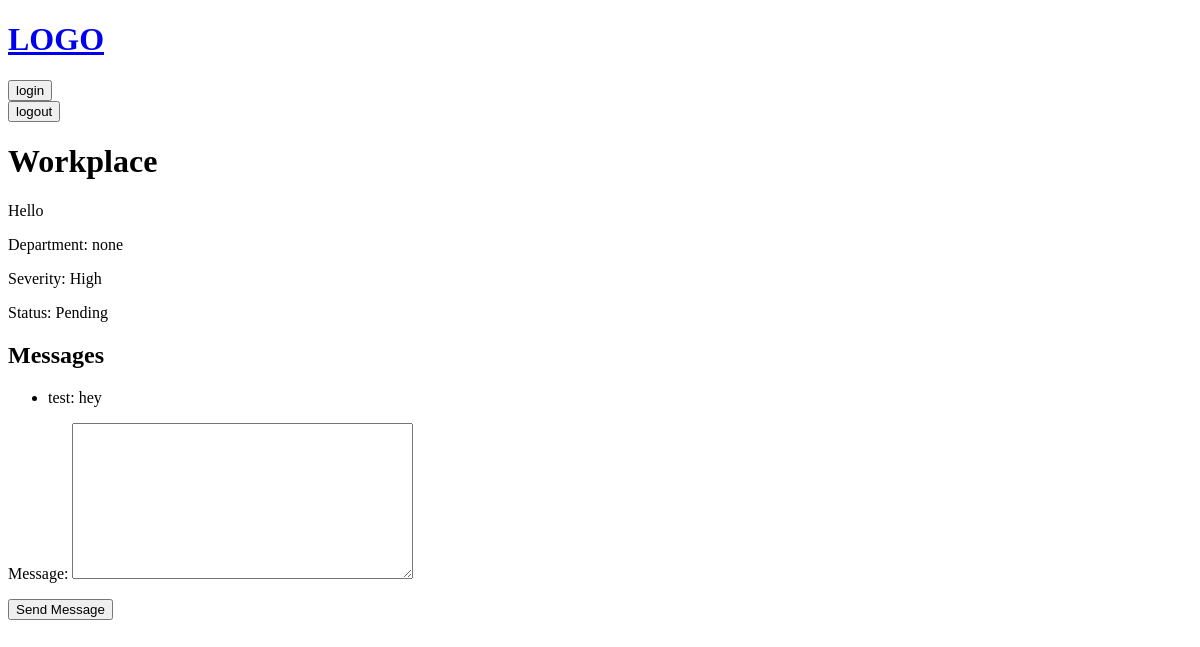
The page /3/ (signed in) on the database as committed earlier.
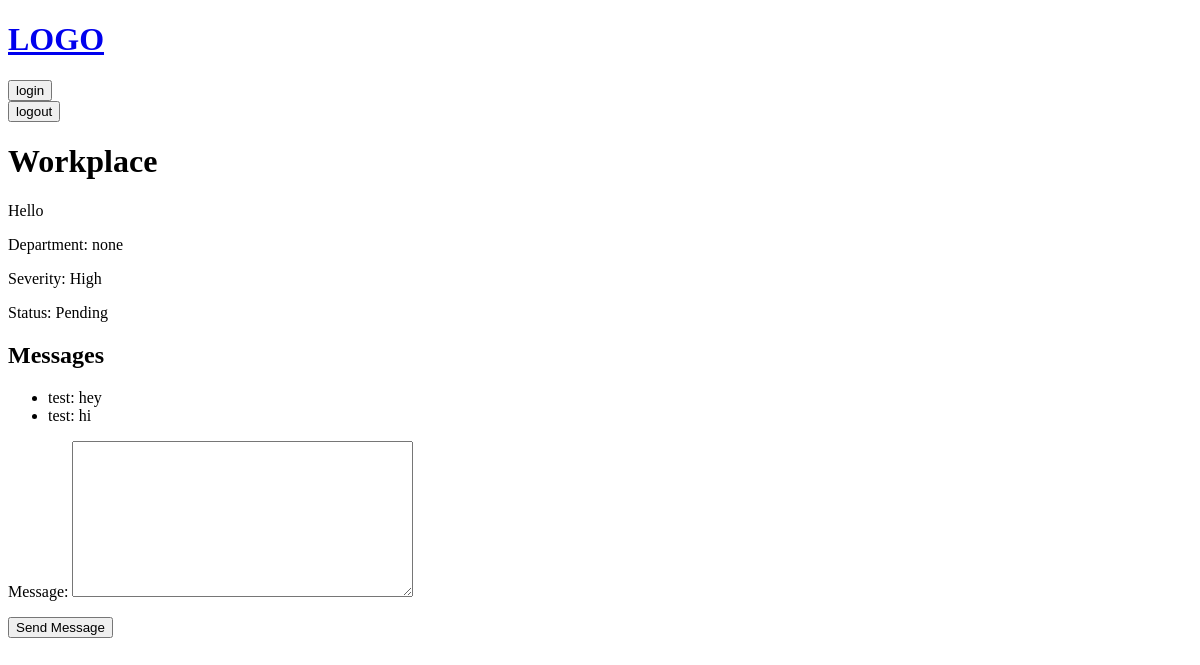
The same page on the database as committed later.
### grievances/models.py (models this page shows)
class Message(models.Model):
    grievance = models.ForeignKey(Grievance, on_delete=models.CASCADE, related_name='messages')
    user = models.ForeignKey(User, on_delete=models.CASCADE)
    message = models.TextField()
    created_at = models.DateTimeField(auto_now_add=True)
    class Meta:
        ordering = ['created_at']

class User(AbstractUser):
    EMPLOYEE = 'employee'
    HR = 'hr'
    ADMIN = 'admin'
    ROLE_CHOICES = [
        (EMPLOYEE, 'Employee'),
        (HR, 'HR'),
        (ADMIN, 'Admin'),
    ]
    role = models.CharField(max_length=10, choices=ROLE_CHOICES, default=EMPLOYEE)

### grievances/views.py (the view)
# urls.py: path('<int:pk>/', views.grievance_detail, name='grievance_detail'),
@login_required
def grievance_detail(request, pk):
    grievance = get_object_or_404(Grievance, pk=pk)
    messages = grievance.messages.all()
    if request.method == 'POST':
        if 'message' in request.POST:
            form = MessageForm(request.POST)
            if form.is_valid():
                message = form.save(commit=False)
                message.grievance = grievance
                message.user = request.user
                message.save()
                return redirect('grievance_detail', pk=pk)
        elif 'delete_grievance' in request.POST and is_hr_or_admin(request.user):
            grievance.delete()
            return redirect('grievance_list')
    else:
        form = MessageForm()
    return render(request, 'grievances/grievance_detail.html', {'grievance': grievance, 'messages': messages, 'form': form})

### grievances/forms.py
class MessageForm(forms.ModelForm):
    class Meta:
        model = Message
        fields = ['message']

### grievances/templates/grievances/grievance_detail.html (shortened to what this page needs)
{% extends 'main.html' %}
{% block content %}
<h1>{{ grievance.type }}</h1>
<p>{{ grievance.description }}</p>
<p>Department: {{ grievance.department }}</p>
<p>Severity: {{ grievance.severity }}</p>
<p>Status: {{ grievance.status }}</p>
<h2>Messages</h2>
<ul>
    {% for message in messages %}
        <li>{{ message.user.username }}: {{ message.message }}</li>
    {% endfor %}
</ul>
<form method="post">
    {{ form.as_p }}
    <button type="submit">Send Message</button>
</form>
{% endblock %}

Rows that differ between the two databases and show on the page:
added Message: user.username "test", message "hi"
